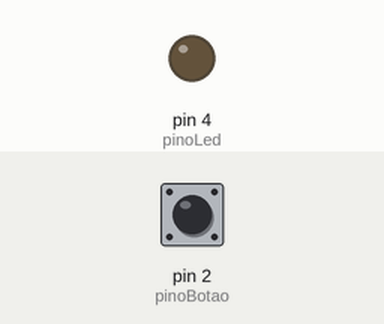
Simulated run of this sketch. Board: Arduino Uno, built with avr-gcc and run on an emulated ATmega328P. Parts: output pins drawn as LEDs (lit = HIGH). The test bench sets the inputs (shaded band); at power-on: pin 2 (pinoBotao) LOW.

Above: at 1.2 s.
1.3 s: pin 2 (pinoBotao) pulled HIGH for 0.15 s
At 1.37 s:
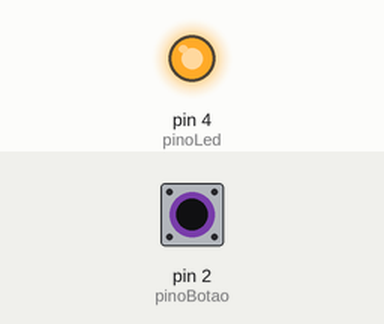
2.9 s: pin 2 (pinoBotao) pulled HIGH for 3.2 s
At 6.5 s:
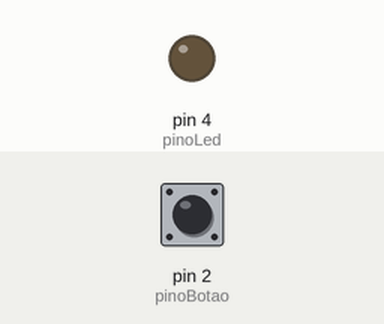
Timing chart, 0 to 8.0 s (numbered marks = the images above; inputs shaded):
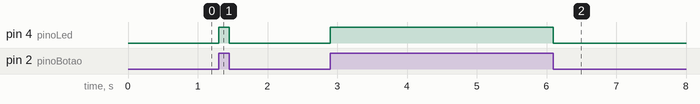

Measured:
- after the input at 1.3 s, pin 4 (pinoLed): LOW → HIGH at once, → LOW 0.15 s later
- after the input at 2.9 s, pin 4 (pinoLed): LOW → HIGH at once, → LOW 3.2 s later

The sketch:

ex06.ino
```cpp
int pinoBotao = 2;
int pinoLed = 4;

int estadoBotao = 0;
void setup() {
  pinMode(pinoBotao, INPUT);
  pinMode(pinoLed, OUTPUT);
}

void loop() {
  estadoBotao = digitalRead(pinoBotao);

  if (estadoBotao == HIGH) {
    digitalWrite(pinoLed, HIGH);
  } else {
    digitalWrite(pinoLed, LOW);
  }
}
```
